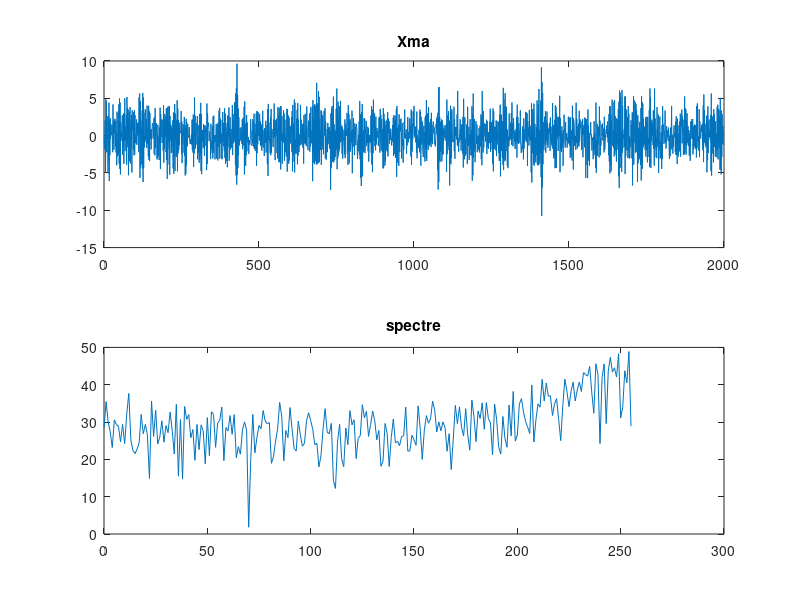

This figure's MATLAB source:
%%%Mustapha badaoui

clear all;
close all, clear all;
load('RP_Exo4.mat')


N=length(Xma);
n=0:N-1;

s2=3;
b1=0.75;
b2=-0.2; 
B=[1,b1,b2];

X=Xma;
subplot(211) ,plot(n,X);
title('Xma')
Nf = 512;
f=(0:Nf/2-1);
Sa =fft(Xma,Nf);
SadB = 20*log10(abs(Sa(1:Nf/2)));
subplot(212),plot(f,SadB), 
title('spectre')